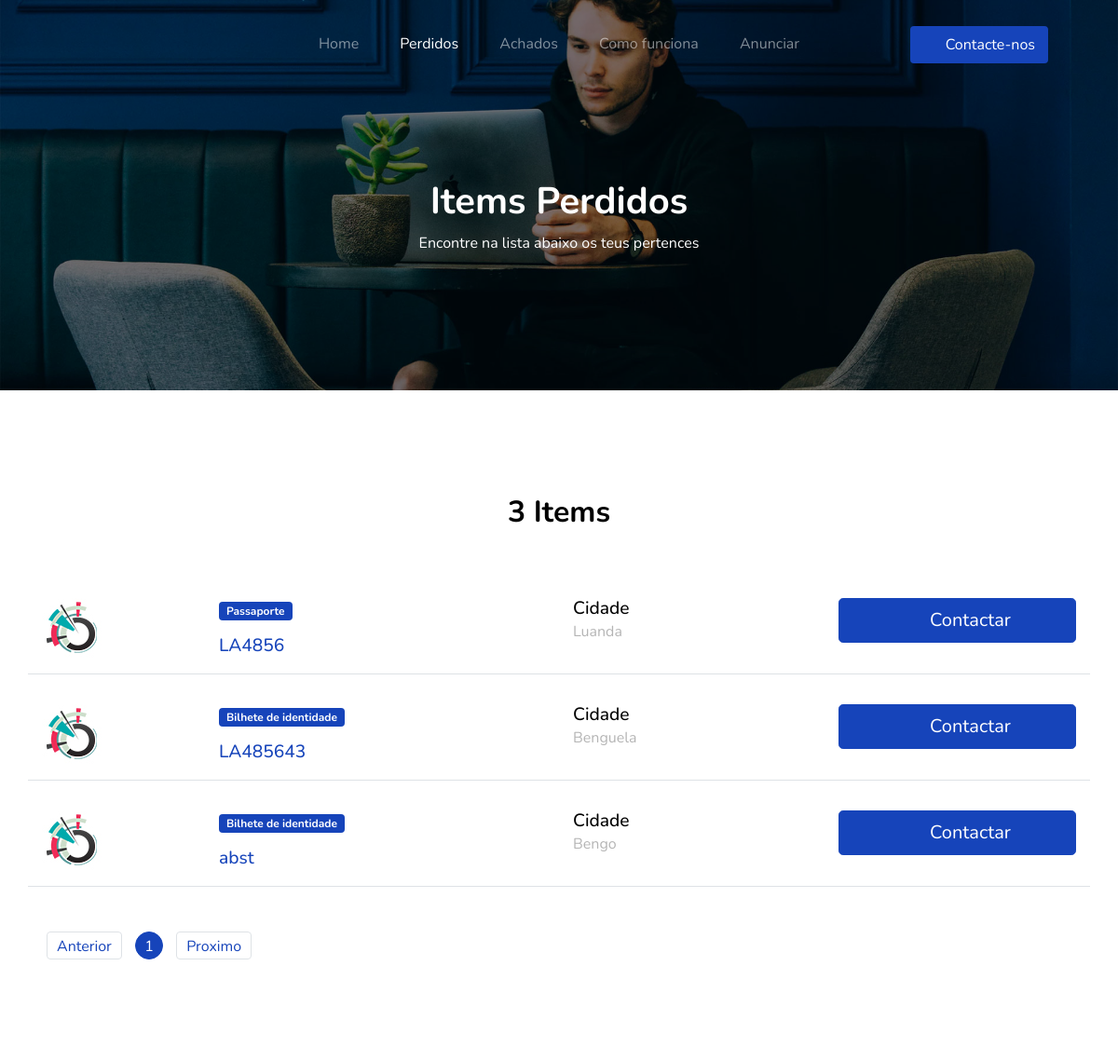
Before: /lost (upper part) with the older database file.
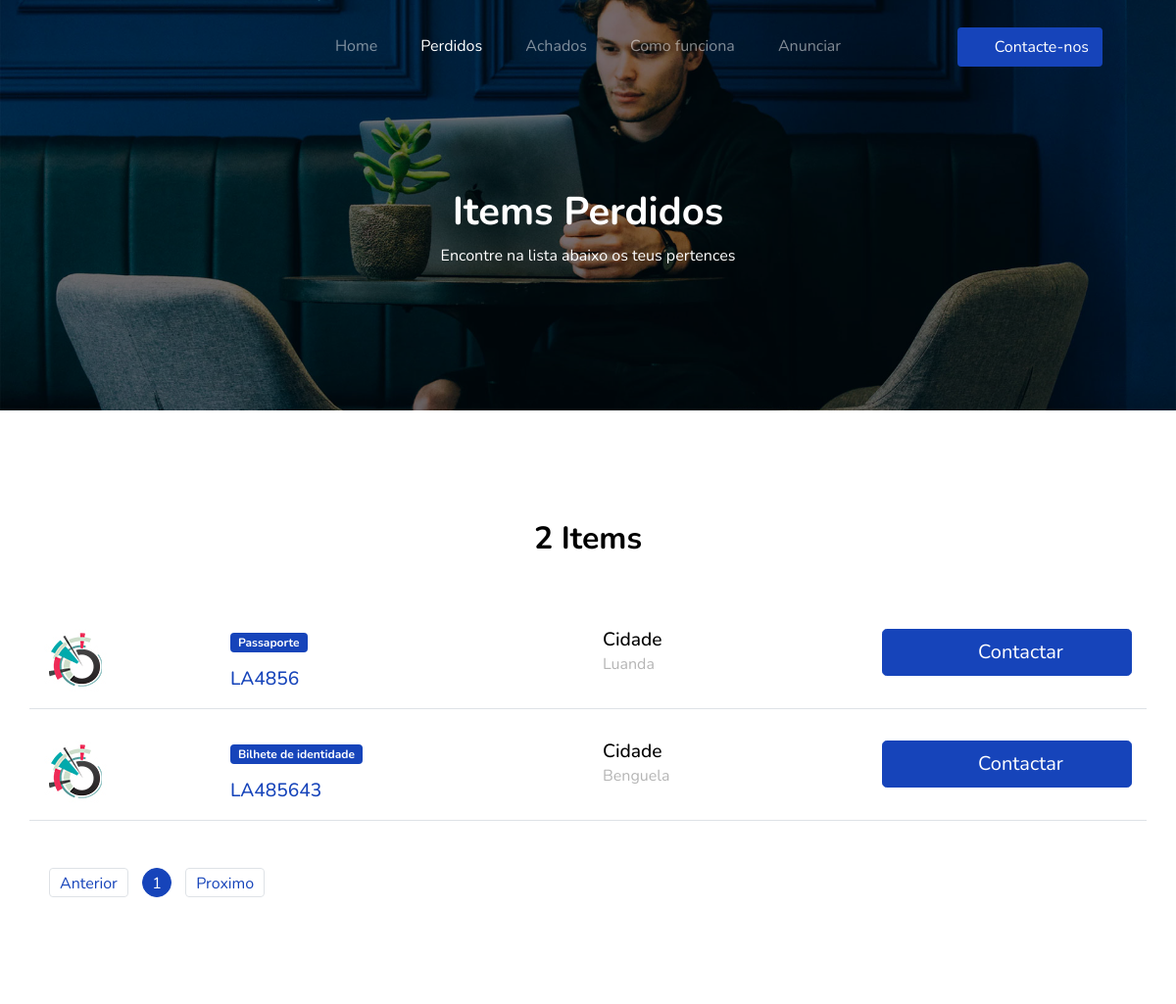
After: the same page with the newer database file.
### app.py (models this page shows)
class Item(db.Model):
    __tablename__ = 'item'
    __table_args__ = {'extend_existing': True}
    id = db.Column(db.INTEGER, primary_key=True)
    fname = db.Column(db.TEXT)
    lname = db.Column(db.TEXT)
    type_item = db.Column(db.TEXT)
    reference = db.Column(db.TEXT)
    status = db.Column(db.TEXT)
    province = db.Column(db.TEXT)
    email = db.Column(db.TEXT)
    cellphone = db.Column(db.TEXT)
    note = db.Column(db.TEXT)

### app.py (the view)
@app.route('/lost')
def lost():
    result = Item.query.filter_by(status='Perdido').all()
    return render_template("lost.html", items_perdidos=result)

### templates/lost.html (shortened to what this page needs)
<!doctype html>
<html lang="en">
<head>
    <link rel="stylesheet" href="static/css/custom-bs.css">
    <link rel="stylesheet" href="static/css/jquery.fancybox.min.css">
    <link rel="stylesheet" href="static/css/bootstrap-select.min.css">
    <link rel="stylesheet" href="static/fonts/icomoon/style.css">
    <link rel="stylesheet" href="static/fonts/line-icons/style.css">
    <link rel="stylesheet" href="static/css/owl.carousel.min.css">
    <link rel="stylesheet" href="static/css/animate.min.css">
    <link rel="stylesheet" href="static/css/style.css">
</head>
<body id="top">
<div class="site-wrap">
    <header class="site-navbar mt-3">
        <div class="container-fluid">
            <div class="row align-items-center">
                <nav class="mx-auto site-navigation">
                    <ul class="site-menu js-clone-nav d-none d-xl-block ml-0 pl-0">
                        <li><a href="{{ url_for('home') }}">Home</a></li>
                        <li><a href="{{ url_for('lost') }}" class="nav-link active">Perdidos</a></li>
                        <li><a href="{{ url_for('found') }}">Achados</a></li>
                        <li><a href="{{ url_for('about') }}">Como funciona</a></li>
                        <li><a href="{{ url_for('add') }}">Anunciar</a></li>
                    </ul>
                </nav>
                <div class="right-cta-menu text-right d-flex aligin-items-center col-6">
                    <div class="ml-auto">
                        <a href="{{ url_for('contact') }}" class="btn btn-primary border-width-2 d-none d-lg-inline-block"><span
                                class="mr-2 icon-paper-plane"></span>Contacte-nos</a>
                    </div>
                </div>
            </div>
        </div>
    </header>
    <section class="section-hero overlay inner-page bg-image"
             style="background-image: url('/static/images/hero_1.jpg');"
             id="home-section">
        <div class="container">
            <div class="row align-items-center justify-content-center">
                  <div class="col-md-12">
                    <div class="mb-5 text-center">
                        <h1 class="text-white font-weight-bold">Items Perdidos</h1>
                        <p class="text-white" >Encontre na lista abaixo os teus pertences</p>
                    </div>
                </div>
            </div>
        </div>
    </section>
    <section class="site-section">
        <div class="container">
            <div class="row mb-5 justify-content-center">
                <div class="col-md-7 text-center">
                    <h2 class="section-title mb-2">{{ items_perdidos|count }} Items </h2>
                </div>
            </div>
            <div class="mb-5">
                {% for item in items_perdidos %}
                    <div class="row align-items-start job-item border-bottom pb-3 mb-3 pt-3">
                        <div class="col-md-2">
                            <a href="lost.html"><img src="static/images/featured-listing-1.jpg" alt="Image"
                                                     class="img-fluid"></a>
                        </div>
                        <div class="col-md-4">
                            <span class="badge badge-primary px-2 py-1 mb-3">{{ item.type_item }}</span>
                            <h2><a href="lost.html">{{ item.reference }}</a></h2>
                        </div>
                        <div class="col-md-3 text-left">
                            <h3>Cidade</h3>
                            <span class="meta">{{ item.province }}</span>
                        </div>
                        <div class="col-md-3 text-md-right">
                            <form method="POST" action=contact>
                                <button type="submit" name="email_to" value="{{ item.email }}"
                                        class="btn btn-primary btn-lg btn-block text-white"><span
                                        class="icon-contact_mail icon mr-2"></span>Contactar
                                </button>
                            </form>
                        </div>
                    </div>
                {% endfor %}
            </div>
            <div class="row pagination-wrap">
                <div class="col-md-6 text-center text-md-left">
                    <div class="custom-pagination ml-auto">
                        <a href="#" class="prev">Anterior</a>
                        <div class="d-inline-block">
                            <a href="#" class="active">1</a>
                        </div>
                        <a href="#" class="next">Proximo</a>
                    </div>
                </div>
            </div>
        </div>
    </section>
</div>
</body>
</html>

### static/css/style.css (style rules this page uses)
.site-navbar { margin-bottom: 0px; z-index: 1999; position: absolute; width: 100%; top: 2rem; }
.site-navbar .container-fluid { padding-left: 7rem; padding-right: 7rem; }
.site-navbar .site-burger-menu, .site-navbar .right-cta-menu { position: absolute; right: 5%; }
.site-navbar .site-navigation { position: absolute; left: 50%; -webkit-transform: translateX(-50%); -ms-transform: translateX(-50%); transform: translateX(-50%); z-index: 5; }
.site-navbar .site-navigation .site-menu { margin-bottom: 0; }
.site-navbar .site-navigation .site-menu .active { color: #fff; display: inline-block; padding: 5px 20px; }
.site-navbar .site-navigation .site-menu a { text-decoration: none !important; display: inline-block; position: relative; }
.site-navbar .site-navigation .site-menu > li { display: inline-block; }
.site-navbar .site-navigation .site-menu > li > a { padding: 20px 20px !important; color: rgba(255, 255, 255, 0.5); display: inline-block; text-decoration: none !important; }
.site-mobile-menu .site-nav-wrap { padding: 0; margin: 0; list-style: none; position: relative; }
.site-mobile-menu .site-nav-wrap a { padding: 10px 20px; display: block; position: relative; color: #212529; }
.site-mobile-menu .site-nav-wrap li { position: relative; display: block; }
.site-mobile-menu .site-nav-wrap li .active { color: #000; }
.site-mobile-menu .site-nav-wrap > li { display: block; position: relative; float: left; width: 100%; }
.site-mobile-menu .site-nav-wrap > li > a { padding-left: 20px; font-size: 20px; }
body { font-weight: 400; font-size: 1rem; line-height: 1.7; position: relative; }
body:after { content: ""; position: absolute; top: 0; left: 0; right: 0; bottom: 0; background: rgba(0, 0, 0, 0.7); z-index: 100; opacity: 0; visibility: hidden; -webkit-transition: .3s all ease; -o-transition: .3s all ease; transition: .3s all ease; }
h1, h2, h3, h4 { color: #000; }
.site-section { padding-top: 7rem; padding-bottom: 7rem; position: relative; z-index: 2; }
.bg-image { background-size: cover; background-position: center center; background-repeat: no-repeat; }
.section-title { font-size: 2rem; font-weight: 700; }
.section-hero, .section-hero > .container > .row { height: 100vh; min-height: 900px; }
.section-hero.inner-page, .section-hero.inner-page > .container > .row { height: auto; min-height: auto; padding-top: 6em; padding-bottom: 3em; }
.section-hero.overlay, .section-hero.overlay-2 { position: relative; }
.section-hero.overlay:before, .section-hero.overlay-2:before { z-index: 1; position: absolute; content: ""; top: 0; left: 0; right: 0; bottom: 0; background: rgba(0, 0, 0, 0.5); }
.section-hero > .container { z-index: 2; position: relative; }
.btn:after, .btn:before { display: none; }
.btn.btn-primary { color: #fff; }
.custom-pagination a { width: 30px; height: 30px; line-height: 30px; display: inline-block; border-radius: 50%; border: 1px solid #dee2e6; text-align: center; margin: 0 5px; text-decoration: none; }
.custom-pagination a.prev, .custom-pagination a.next { width: auto; height: 30px; line-height: 30px; padding-left: 10px; padding-right: 10px; border-radius: 4px; }
.custom-pagination a.active, .custom-pagination a:hover { background: #1644ba; color: #fff; border-color: #1644ba; }
.border-width-2 { border-width: 2px !important; }
.job-item h2, .job-item h3 { font-size: 1.2rem; margin-bottom: 0; }
.job-item .meta { color: #b5b5b5; }

Changed rows visible on the page:
removed Item: type_item "Bilhete de identidade", reference "abst", province "Bengo"
Other visible differences:
{{ items_perdidos|count }}: "3" → "2"
